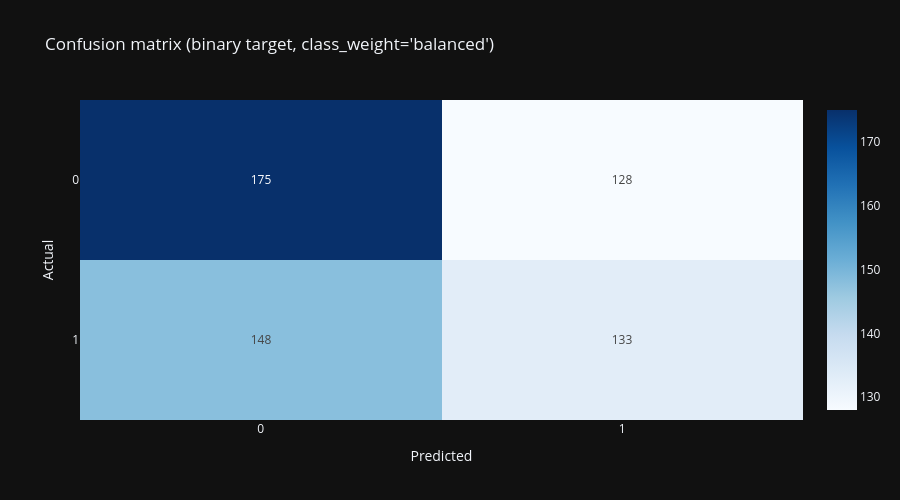

Notebook code for this chart:
### Code cell
plot_confusion_matrix(y_test_bin, y_pred_bin_balanced, labels=[0, 1], title="Confusion matrix (binary target, class_weight='balanced')");

### Figure 1 — Plotly figure (JSON) as saved in the notebook; plotly's stock layout.template omitted (floating-point values rounded to 4 significant figures)
{"data": [{"colorscale": [[0.0, "rgb(247,251,255)"], [0.125, "rgb(222,235,247)"], [0.25, "rgb(198,219,239)"], [0.375, "rgb(158,202,225)"], [0.5, "rgb(107,174,214)"], [0.625, "rgb(66,146,198)"], [0.75, "rgb(33,113,181)"], [0.875, "rgb(8,81,156)"], [1.0, "rgb(8,48,107)"]], "texttemplate": "%{z:d}", "type": "heatmap", "x": ["0", "1"], "y": ["0", "1"], "z": [[175, 128], [148, 133]]}], "layout": {"height": 500, "title": {"text": "Confusion matrix (binary target, class_weight='balanced')"}, "xaxis": {"title": {"text": "Predicted"}, "type": "category"}, "yaxis": {"autorange": "reversed", "title": {"text": "Actual"}, "type": "category"}}}
